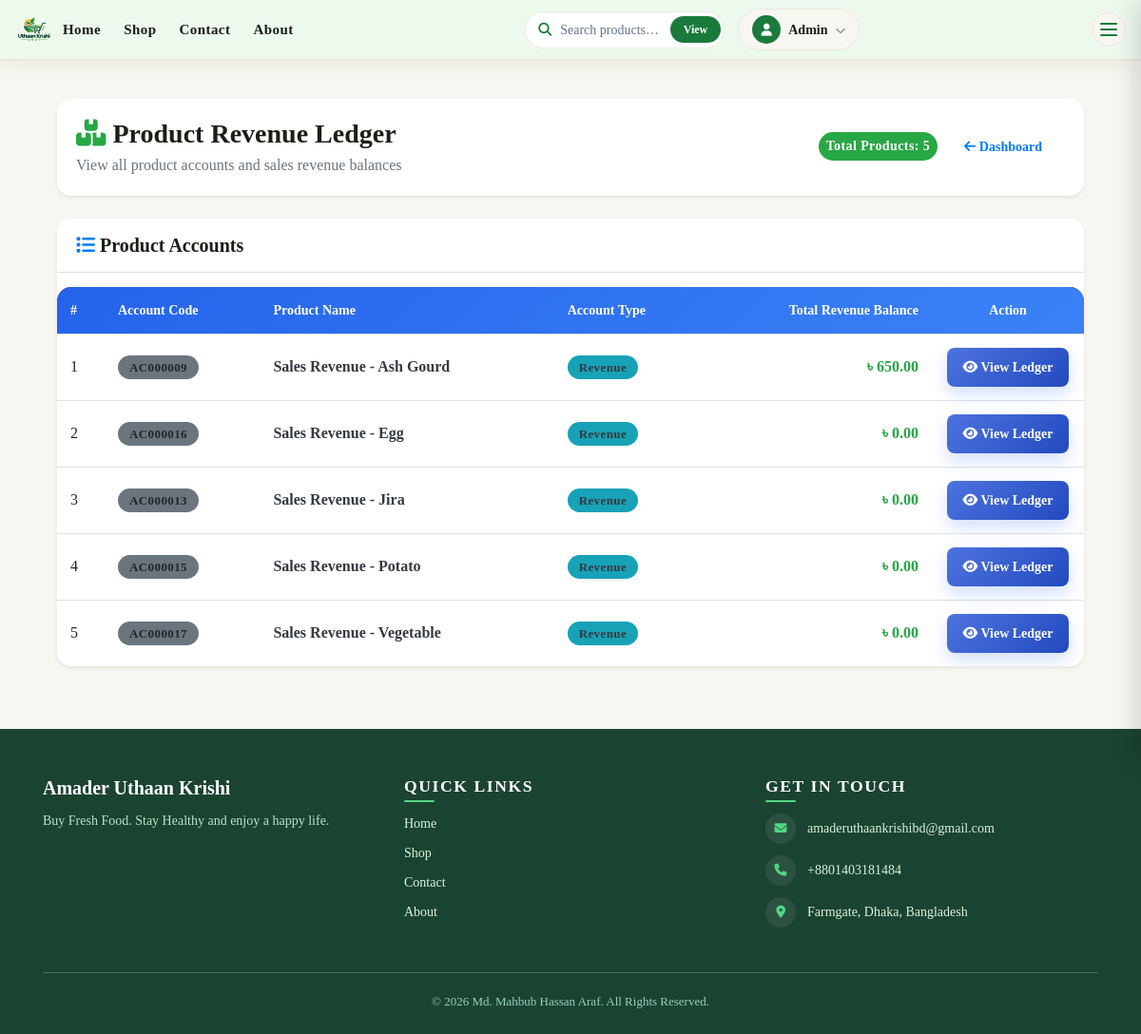
/finance/products/ (signed in), run on an earlier commit of the app's database.
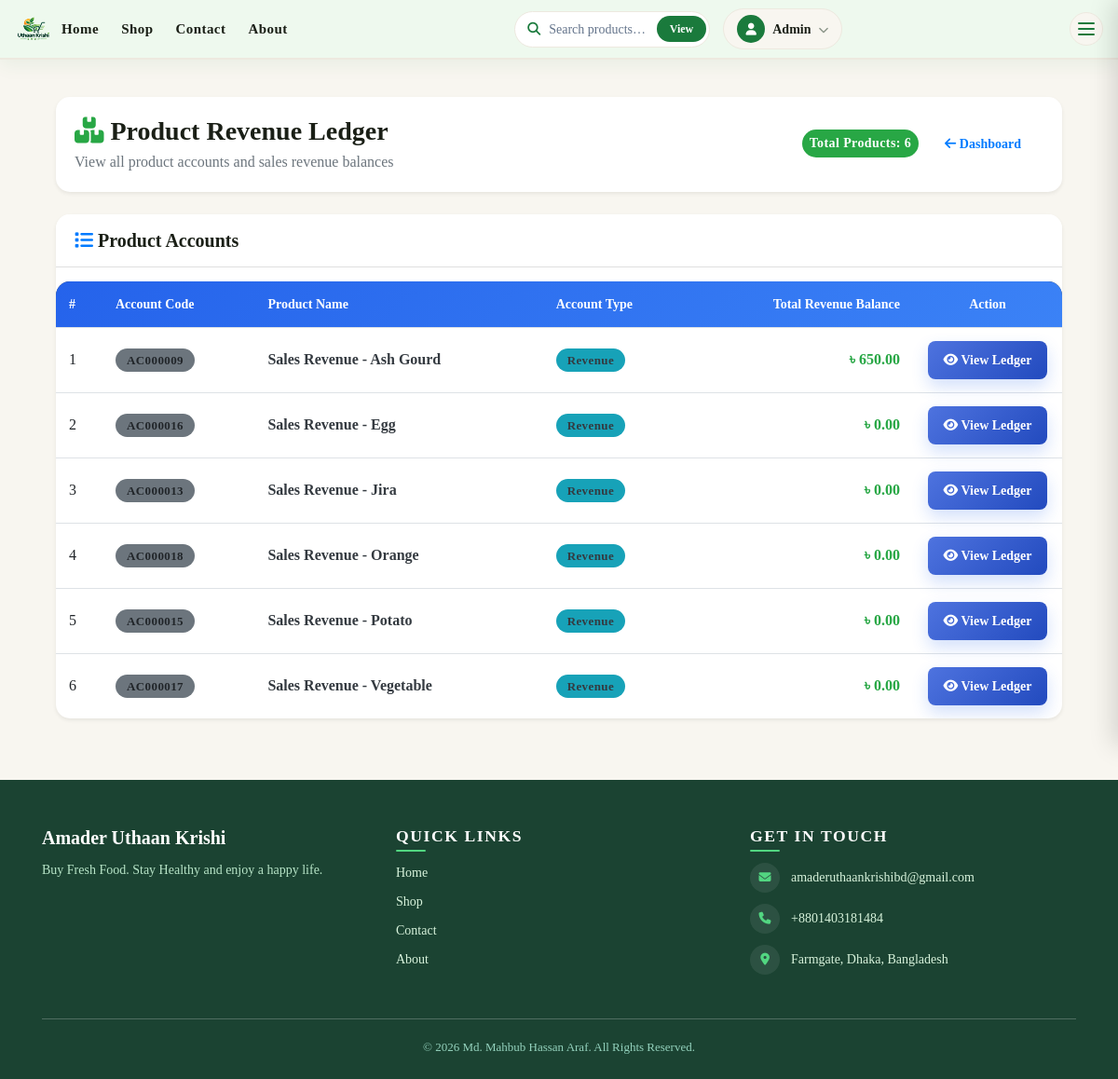
And on a later commit of the database.
### apps/finance/models.py (models this page shows, shortened)
class Account(models.Model):
    TYPE1_CHOICES = (
        ("asset", "Asset"),
        ("liability", "Liability"),
        ("equity", "Equity"),
        ("revenue", "Revenue"),
        ("expense", "Expense"),
    )
    TYPE2_CHOICES = (
        ("cash", "Cash"),
        ("bank", "Bank"),
        ("customer", "Customer"),
        ("supplier", "Supplier"),
        ("receivable", "Receivable"),
        ("payable", "Payable"),
        ("product", "Product"),
        ("capital", "Capital"),
        ("purchase", "Purchase"),
        ("discount", "Discount"),
        ("packaging", "Packaging Charge"),
        ("bkash_charge", "bKash Charge"),
        ("bad_debt", "Bad Debt / Expected Credit Loss"),
        ("other", "Other"),
    )
    OPENING_BALANCE_TYPE = (
        ("debit", "Debit"),
        ("credit", "Credit"),
    )
    STATUS_CHOICES = (
        ("active", "Active"),
        ("inactive", "Inactive"),
    )
    account_code = models.CharField(
        max_length=20,
        blank=True,
    )
    name = models.CharField(
        max_length=150
    )
    type1 = models.CharField(
        max_length=20,
        choices=TYPE1_CHOICES,
    )
    type2 = models.CharField(
        max_length=30,
        choices=TYPE2_CHOICES,
        default="other",
    )
    customer = models.OneToOneField(
        CustomUser,
        on_delete=models.CASCADE,
        null=True,
        blank=True,
        related_name="account"
    )
    product = models.OneToOneField(
        Product,
        on_delete=models.CASCADE,
        null=True,
        blank=True,
        related_name="account"
    )
    expense_category = models.OneToOneField(
        ExpenseCategory,
        on_delete=models.CASCADE,
        null=True,
        blank=True,
        related_name="account"
    )
    opening_balance = models.DecimalField(
        max_digits=12,
        decimal_places=2,
        default=Decimal("0.00"),
    )
    opening_balance_type = models.CharField(
        max_length=10,
        choices=OPENING_BALANCE_TYPE,
        default="debit",
    )
    is_default = models.BooleanField(
        default=False,
    )
    status = models.CharField(
        max_length=20,
        choices=STATUS_CHOICES,
        default="active",
    )
    created_at = models.DateTimeField(
        auto_now_add=True,
    )
    updated_at = models.DateTimeField(
        auto_now=True,
    )
    class Meta:
        ordering = ["name"]
        indexes = [
            models.Index(fields=["account_code"]),
            models.Index(fields=["name"]),
            models.Index(fields=["type1"]),
            models.Index(fields=["type2"]),
            models.Index(fields=["status"]),
        ]

### apps/finance/views.py (the view)
@user_passes_test(admin_required)
def product_ledger(request):
    products = Account.objects.filter(type2="product").order_by("name")
    data = _get_ledger_data(products)
    return render(
        request,
        "finance/product_ledger.html",
        {"title": "Product Ledger", "products": data, "accounts": data, "data": data}
    )

### apps/finance/models.py (called while the page is built)
def _q(value):
    if value is None:
        return ZERO
    return Decimal(str(value)).quantize(TWO_DECIMAL, rounding=ROUND_HALF_UP)

### apps/finance/views.py (called while the page is built)
def admin_required(user):
    return user.is_authenticated and (user.is_staff or user.is_superuser)

### Templates/finance/product_ledger.html (shortened to what this page needs)
{% extends "base.html" %}
{% load humanize %}
{% load static %}
{% block extra_css %}
<link rel="stylesheet" href="{% static 'css/finance.css' %}">
{% endblock %}
{% block content %}
<div class="container-fluid py-3">
    <div class="card shadow-sm border-0 mb-4">
        <div class="card-body">
            <div class="d-flex flex-column flex-lg-row justify-content-between align-items-lg-center">
                <div>
                    <h3 class="font-weight-bold mb-1">
                        <i class="fas fa-boxes text-success me-2"></i> Product Revenue Ledger
                    </h3>
                    <p class="text-muted mb-0">
                        View all product accounts and sales revenue balances
                    </p>
                </div>
                <div class="mt-3 mt-lg-0">
                    <span class="badge bg-success text-white p-2 me-2" style="font-size: 14px;">
                        Total Products: {{ products|length }}
                    </span>
                    <a href="{% url 'financial_dashboard' %}" class="btn btn-outline-primary btn-sm">
                        <i class="fas fa-arrow-left me-1"></i> Dashboard
                    </a>
                </div>
            </div>
        </div>
    </div>
    <div class="card shadow-sm border-0">
        <div class="card-header bg-white py-3">
            <h5 class="mb-0 font-weight-bold">
                <i class="fas fa-list me-2 text-primary"></i> Product Accounts
            </h5>
        </div>
        <div class="card-body p-0">
            <div class="table-responsive">
                <table class="table table-hover mb-0">
                    <thead class="bg-dark text-white">
                        <tr>
                            <th width="50">#</th>
                            <th>Account Code</th>
                            <th>Product Name</th>
                            <th>Account Type</th>
                            <th class="text-right">Total Revenue Balance</th>
                            <th class="text-center" width="160">Action</th>
                        </tr>
                    </thead>
                    <tbody>
                        {% for product in products %}
                        <tr>
                            <td>{{ forloop.counter }}</td>
                            <td>
                                <span class="badge bg-secondary">{{ product.account.account_code }}</span>
                            </td>
                            <td>
                                <strong class="text-dark">{{ product.account.name }}</strong>
                            </td>
                            <td>
                                <span class="badge bg-info text-dark">{{ product.account.get_type1_display }}</span>
                            </td>
                            <td class="text-right font-weight-bold">
                                {% if product.balance >= 0 %}
                                    <span class="text-success">৳ {{ product.balance|floatformat:2|intcomma }}</span>
                                {% else %}
                                    <span class="text-danger">৳ {{ product.balance|floatformat:2|cut:"-"|intcomma }}</span>
                                {% endif %}
                            </td>
                            <td class="text-center">
                                <a href="{% url 'ledger_detail' product.account.id %}" class="btn btn-sm btn-primary px-3">
                                    <i class="fas fa-eye me-1"></i> View Ledger
                                </a>
                            </td>
                        </tr>
                        {% endfor %}
                    </tbody>
                </table>
            </div>
        </div>
    </div>
</div>
{% endblock %}

What changed in the data, as far as the page shows it:
added Account: account.account_code "AC000018", account.name "Sales Revenue - Orange", account.type1 "Revenue", balance "0.00"
Also different on the page:
{{ products|length }}: "5" → "6"
